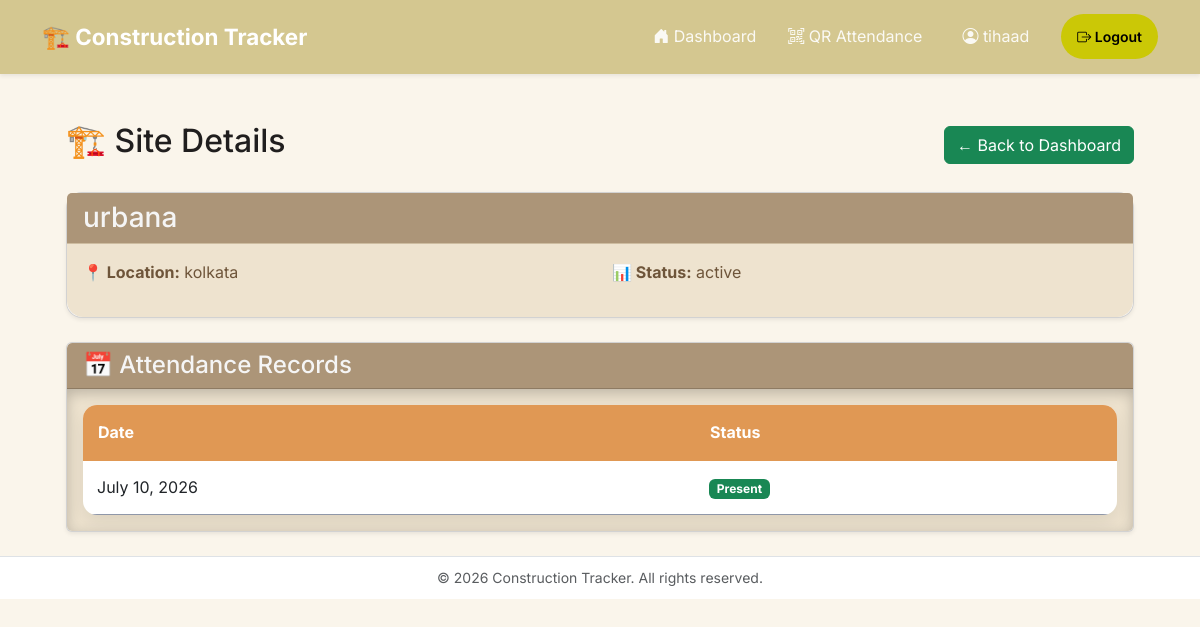
/worker/site/2/ (signed in), run on an earlier commit of the app's database.
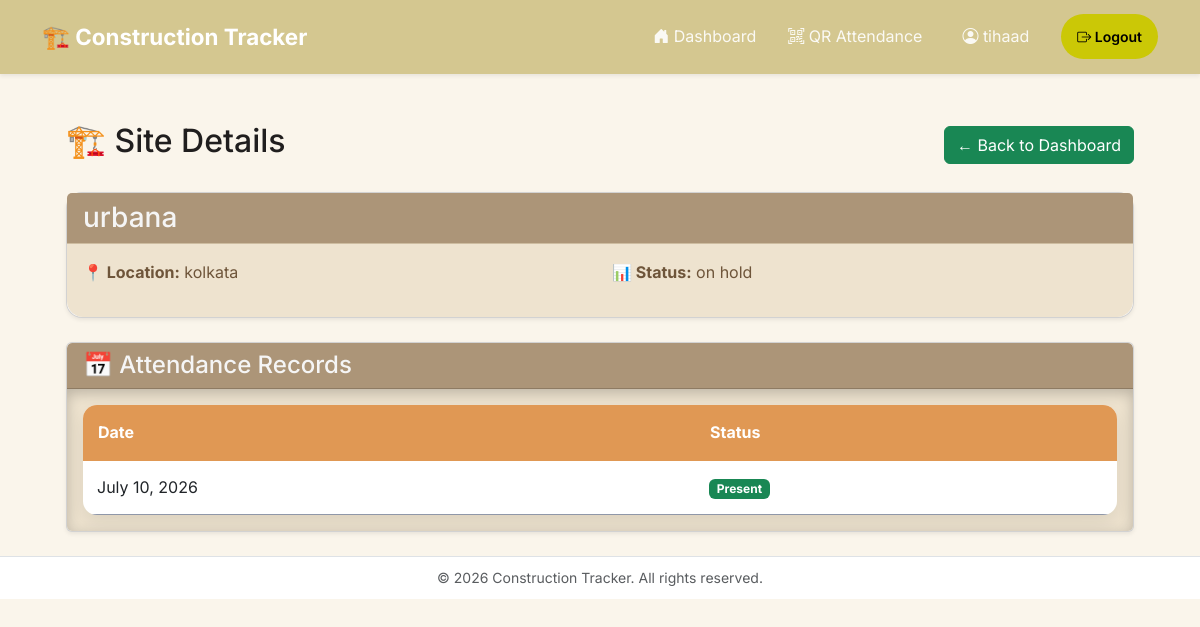
And on a later commit of the database.
### logs/models.py (models this page shows, shortened)
class Site(models.Model):
    STATUS_CHOICES=[
        ('active','Active'),
        ('on hold', 'On Hold'),
        ('completed', 'Completed'),
    ]
    status=models.CharField(max_length=20, choices=STATUS_CHOICES, default='active')
    name=models.CharField(max_length=200)
    location=models.CharField(max_length=200)
    start_date=models.DateField()
    company_name=models.CharField(max_length=200)
    created_by=models.ForeignKey(User, on_delete=models.CASCADE)
    created_at=models.DateTimeField(auto_now_add=True)
    workers=models.ManyToManyField(User, related_name='assigned_sites', blank=True)

### logs/views.py (the view)
# urls.py: path("worker/site/<int:pk>/", views.worker_site_detail, name='worker_site_detail'),
@worker_required
def worker_site_detail(request, pk):
    site = get_object_or_404(Site, pk=pk)
    if not request.user.assigned_sites.filter(pk=site.pk).exists():
        raise PermissionDenied
    attendance_log = Attendance.objects.filter(
        worksite=site,
        worker=request.user,
    )
    return render(
        request,
        "worker_site_detail.html",
        {
            "site": site,
            "attendance_log": attendance_log,
        },
    )

### logs/context_processors.py (called while the page is built)
def user_role(request):
    role = None
    if request.user.is_authenticated and not request.user.is_superuser:
        profile = UserProfile.objects.filter(user=request.user).first()
        if profile:
            role = profile.role
    return {
        "user_role": role
    }

### logs/views.py (called while the page is built)
def worker_required(view_func):
    @wraps(view_func)
    @login_required
    def wrapped(request, *args, **kwargs):
        profile = UserProfile.objects.filter(user=request.user).first()
        if profile is None or profile.role != "worker":
            raise PermissionDenied
        return view_func(request, *args, **kwargs)
    return wrapped

### logs/templates/worker_site_detail.html
{% extends 'base.html' %}
{% block content %}
<div class="container-fluid px-4 mt-4">
    <div class="d-flex justify-content-between align-items-center mb-4">
        <h2>🏗️ Site Details</h2>
        <a href="{% url 'worker_dashboard' %}" class="btn btn-success">
            ← Back to Dashboard
        </a>
    </div>
    <div class="card shadow-sm mb-4 site-detail-card">
        <div class="card-header site-detail-header">
            <h3 class="mb-0">{{ site.name }}</h3>
        </div>
        <div class="card-body site-detail-body">
            <div class="row">
                <div class="col-md-6">
                    <p><strong>📍 Location:</strong> {{ site.location }}</p>
                </div>
                <div class="col-md-6">
                    <p><strong>📊 Status:</strong> {{ site.status }}</p>
                </div>
            </div>
        </div>
    </div>
    <div class="card shadow-sm attendance-card">
        <div class="card-header site-header">
            <h4 class="mb-0">📅 Attendance Records</h4>
        </div>
        <div class="card-body table-container attendance-records-body">
            {% if attendance_log %}
            <table class="logs-table">
                <thead>
                    <tr>
                        <th>Date</th>
                        <th>Status</th>
                    </tr>
                </thead>
                <tbody>
                {% for log in attendance_log %}
                    <tr>
                        <td>{{ log.attendance_date }}</td>
                        <td>
                            {% if log.present_or_absent %}
                                <span class="badge bg-success">Present</span>
                            {% else %}
                                <span class="badge bg-danger">Absent</span>
                            {% endif %}
                        </td>
                    </tr>
                {% endfor %}
                </tbody>
            </table>
            {% else %}
            <p class="text-muted mb-0">
                No attendance records available.
            </p>
            {% endif %}
        </div>
    </div>
</div>
{% endblock %}

What changed in the data, as far as the page shows it:
changed Site "urbana": status "active" → "on hold"
